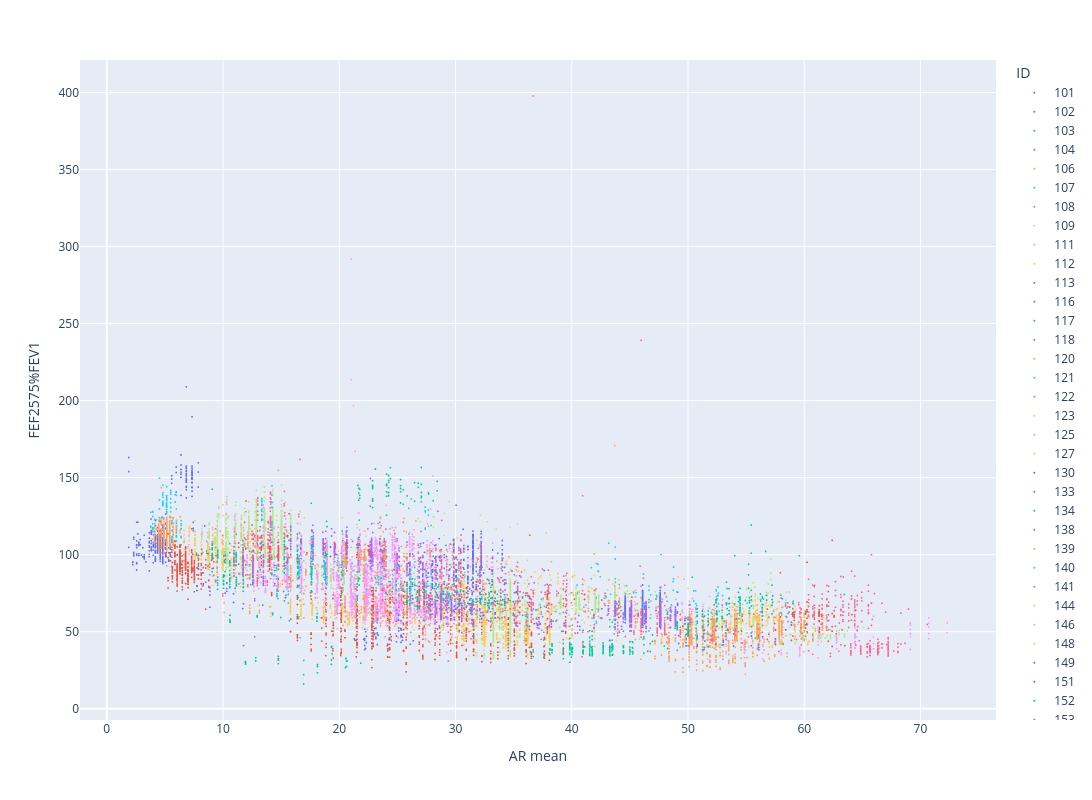

This figure's notebook cell:
### Code cell
fig = px.scatter(df1, x="AR mean", y="FEF2575%FEV1", color="ID")
fig.update_traces(marker=dict(size=2))
fig.update_layout(width=1200, height=800)
fig.show()
